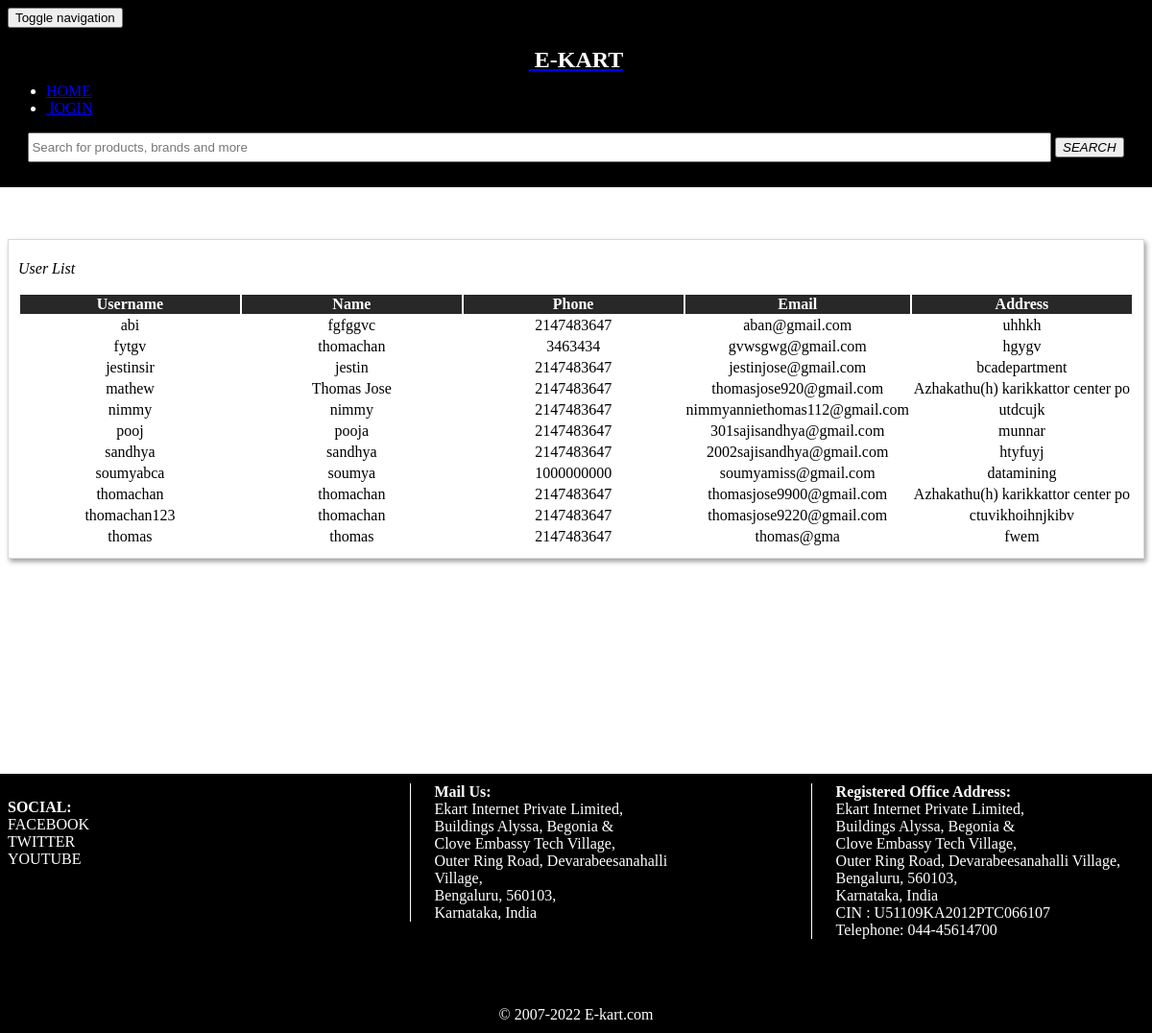
Page /userlist.php on the committed database.
### tables this page shows
CREATE TABLE `user_tbl` (
  `username` varchar(30) NOT NULL,
  `name` varchar(30) NOT NULL,
  `phone` int(11) NOT NULL,
  `email` varchar(60) NOT NULL,
  `address` varchar(60) NOT NULL,
  `password` blob NOT NULL,
  `image` varchar(30) NOT NULL,
  `role` varchar(15) NOT NULL
);

### userlist.php (the view, shortened to what this page needs)
 <html>
<head>
<link href="css/style5.css" rel="stylesheet"></head>
<body>
  <nav class="navbar navbar-inverse" role="banner">
    <div class="container">
      <?php include('header.php');?>
  </div>
</nav>
<br><br><br>
  <div  style="border: solid #D9D9D9 1px; padding: 10px; padding-top: 5px; box-shadow: #9F9F9F 2px 3px 5px; margin-top: 10px;">
    <p ><em>User List</em></p>
      <table style="width:100%;">
          <thead style="background-color:#282828; color:#fff;">
              <tr>
                  <th width="20%">Username</th>
                  <th width="20%" style="text-align:center;">Name</th>
                  <th width="20%"> Phone</th>
<th width="20%"> Email</th>
<th style="text-align:center; width:20%"> Address</th>
              </tr>
          </thead>
            <?php include('includes/dbconn.php');
           $sql = ("SELECT * FROM user_tbl where role='user'") ;
           $result=mysqli_query($con, $sql);
           if(mysqli_num_rows($result)>0){
           while($row = mysqli_fetch_assoc($result)){
                     ?>
            <tr>
             <td style="text-align:center;"><?php echo $row['username']?></td>
             <td style="text-align:center;"><?php echo $row['name']?></td>
             <td style="text-align:center;"><?php echo $row['phone']?></td>
             <td style="text-align:center;"><?php echo $row['email']?></td>
             <td style="text-align:center;"><?php echo $row['address']?></td>
           </tr>
             <?php
           }}?>
       </table>
       </div>
<br><br><br><br><br><br><br><br><br><br><br><br><br>
<?php include('footer.php')?>
</body>
</html>

### header.php (shortened to what this page needs)
<?php if(isset($_SESSION['admin_name'])){?>
  <DIV CLASS="container">
    <H2>EKART-ONLINE SHOPPING PORTAL</H2>
    <h3><?php echo $_SESSION['admin_name']; ?></h3>
    <div class="contain">
      <div class="dropdown">
        <button class="dropbtn">Approval</button>
        <div class="dropdown-content">
          <a href="allowreview.php">Review</a>
        </div>
      </div>
      <div class="dropdown">
        <button class="dropbtn">Catagory</button>
        <div class="dropdown-content">
          <a href="addcatagory.php">Add Catagory</a>
          <a href="viewcatagory.php">Update/Delete Catagory</a>
        </div>
      </div>
      <div class="dropdown">
        <button class="dropbtn">Company</button>
        <div class="dropdown-content">
          <a href="cus_signup.php">Add Company</a>
          <a href="deletecompany.php">Delete Company</a>
        </div>
      </div>
      <a class="anchor" href="logout_process.php">Logout</a>
    </div>
  </div>
<?php } else { ?>
<div class="navbar-header">
    <button type="button" class="navbar-toggle" data-toggle="collapse" data-target=".navbar-collapse">
        <span class="sr-only">Toggle navigation</span>
    </button>
     <a href="index.php"><h2 class="wow fadeInDown" style="margin-top:20px;padding-left:0px; color:#FFF;">
  <center><i class="fa fa-shopping-cart"></i>&nbsp;E-KART</center></h2></a>
</div>
<div class="collapse navbar-collapse navbar-right wow fadeInDown">
    <ul class="nav navbar-nav">
         <li class="active"><a href="index.php"><i class="fa fa-home"></i>HOME</a></li>
         <?php if (isset($_SESSION['login_customer'])){?>
            <li class="dropdown"><a class="dropdown-toggle wow fadeInDown" data-toggle="dropdown" href="#"><i class="fa fa-lock"></i> <?php echo $_SESSION['login_customer']; ?> <span class="caret"></span></a>
                <ul class="dropdown-menu">
                    <li><a href="showcarthead.php"></i>&nbsp;CART</a></li>
                    <li><a href="orderhead.php">ORDERS</a></li>
                    <li><a href="balance.php">ADD BALANCE</a></li>
                      <li><a href="paymenthistory.php">PAYMENT HISTORY</a></li>
                    <li><a href="custacc.php">ACCOUNT</a></li>
               </ul>
            </li>
            <li><a href="logout.php">lOGOUT</a></li>
          <?php }else{?>
            <li><a href="userlogin.php"><i class="fa fa-lock"></i>&nbsp;lOGIN</a></li><?php } ?>
    </ul>
</div>
<center><div class="topnav">
                <div class="search-container">
                  <form action="searchhead.php" method="get">
                    <input type="text" placeholder="Search for products, brands and more"  name="search" list="products">
                    <button Class ="bt11" type="submit"><i class="fa fa-search">SEARCH</i></button>
                  </form>
                </div>
              </div></center><?php } ?>

### footer.php
<div class="container">
  <p style="float:right; color:#fff; margin:0px; border-left:1px solid #fff; padding:0 25px;"><b>Registered Office Address:</b><br>
Ekart Internet Private Limited,<br>
Buildings Alyssa, Begonia &<br>
Clove Embassy Tech Village,<br>
Outer Ring Road, Devarabeesanahalli Village,<br>
Bengaluru, 560103,<br>
Karnataka, India<br>
CIN : U51109KA2012PTC066107<br>
Telephone: 044-45614700</p>
<p style="float:left; color:#fff;width:400px;"><b>SOCIAL:</b><br>
<a class="foot" href="#">FACEBOOK</a><BR>
<a class="foot" href="#">TWITTER</a><BR>
<a class="foot" href="#">YOUTUBE</a><BR>
</p>
<p style="margin:0 auto;color:#fff;width:25%;border-left:1px solid #fff; padding:0 25px;">
<b>Mail Us:</b><br>
Ekart Internet Private Limited,<br>
Buildings Alyssa, Begonia &<br>
Clove Embassy Tech Village,<br>
Outer Ring Road, Devarabeesanahalli Village,<br>
Bengaluru, 560103,<br>
Karnataka, India</p>
<br><br><br><br>
    <p><center>© 2007-2022 E-kart.com</center</p>
</div>

### style5.css (style rules this page uses)
.container { background-color: black; color:white; margin:-10px; padding:10px; }
.foot { text-decoration:none; color:white; }
input[type=text] { width:90%; height:4%; }

### rows in the picture
user_tbl: username "abi", name "fgfggvc", phone "2147483647", email "aban@gmail.com", address "uhhkh"
user_tbl: username "fytgv", name "thomachan", phone "3463434", email "gvwsgwg@gmail.com", address "hgygv"
user_tbl: username "jestinsir", name "jestin", phone "2147483647", email "jestinjose@gmail.com", address "bcadepartment"
user_tbl: username "mathew", name "Thomas Jose", phone "2147483647", email "thomasjose920@gmail.com", address "Azhakathu(h) karikkattor center po"
user_tbl: username "nimmy", name "nimmy", phone "2147483647", email "nimmyanniethomas112@gmail.com", address "utdcujk"
user_tbl: username "pooj", name "pooja", phone "2147483647", email "301sajisandhya@gmail.com", address "munnar"
user_tbl: username "sandhya", name "sandhya", phone "2147483647", email "2002sajisandhya@gmail.com", address "htyfuyj"
user_tbl: username "soumyabca", name "soumya", phone "1000000000", email "soumyamiss@gmail.com", address "datamining"
user_tbl: username "thomachan", name "thomachan", phone "2147483647", email "thomasjose9900@gmail.com", address "Azhakathu(h) karikkattor center po"
user_tbl: username "thomachan123", name "thomachan", phone "2147483647", email "thomasjose9220@gmail.com", address "ctuvikhoihnjkibv"
user_tbl: username "thomas", name "thomas", phone "2147483647", email "thomas@gma", address "fwem"
